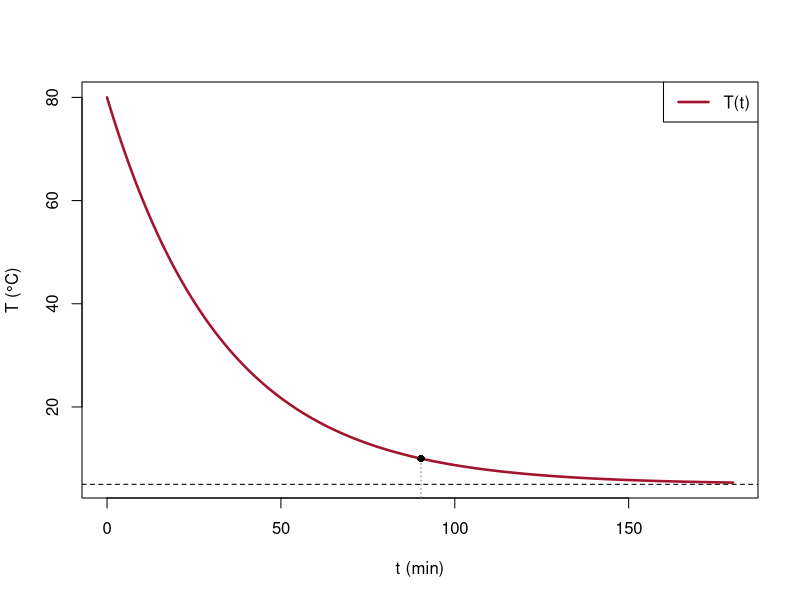

Here is the R script that generated this plot:
# Fig. 3.4: Cooling of a dish in the refrigerator (book, Section 3.1, Eq. 3.3 and 3.12)
# dT/dt = k (T^u - T) with k = 0.03 per minute, T^u = 5 °C, T(0) = 80 °C:  T(t) = 75 e^(-0.03 t) + 5
# (c) 2026 Philipp Kügler · Program for the book "Dynamical Systems in the Life Sciences" · MIT License (see LICENSE)
k <- 0.03; Tu <- 5; T0 <- 80
t <- seq(0, 180, length.out = 400)
T <- Tu + (T0 - Tu) * exp(-k * t)
ts <- log((T0 - Tu) / (10 - Tu)) / k     # time at which T = 10 °C is reached
cat(sprintf("T = 10 °C after t = ln(15)/k = %.1f min\n", ts))
plot(t, T, type = "l", col = rgb(0.64, 0.08, 0.18), lwd = 2.5, xlab = "t (min)", ylab = "T (°C)")
abline(h = Tu, lty = 2)
lines(c(ts, ts), c(0, 10), lty = 3, col = "grey50"); points(ts, 10, pch = 16)
legend("topright", legend = "T(t)", col = rgb(0.64, 0.08, 0.18), lwd = 2.5)
